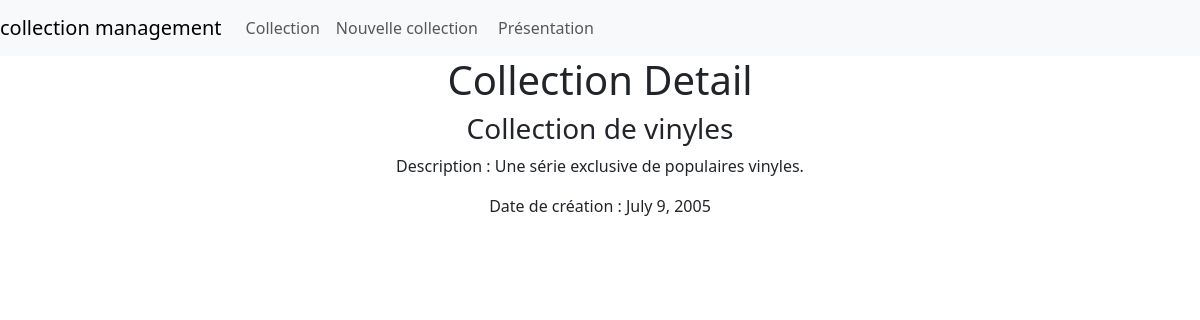
Page /collec/5/ on the committed database.
### collec_management/models.py (models this page shows, shortened)
class Collec ( models . Model ):
    title = models.CharField(max_length=100, null=False, blank=False)
    description = models.TextField(null=False, blank=False)
    creation_date = models.DateField(null=False, blank=False)

### collec_management/views.py (the view)
# urls.py: path('collec/<int:id>/', views.collection_detail, name='collection_detail'),
def collection_detail(request, id):
    collection = get_object_or_404(Collec, id=id)
    return render(request, 'collec_management/collection_detail.html', {'collection': collection})

### collec_management/templates/collec_management/collection_detail.html
{% extends "collec_management/main.html" %}
{% load django_bootstrap5 %}
{% block title %}<div class = "text-center">Collection Detail</div>{% endblock %}
{% block content %}
<div class="text-center ">
    <h3>{{ collection.title }}</h3>
    <p>Description : {{ collection.description }}</p>
    <p>Date de création : {{ collection.creation_date }}</p>
</div>
{% endblock %}

### rows in the picture
Collec: title "Collection de vinyles", description "Une série exclusive de populaires vinyles.", creation_date "July 9, 2005"
